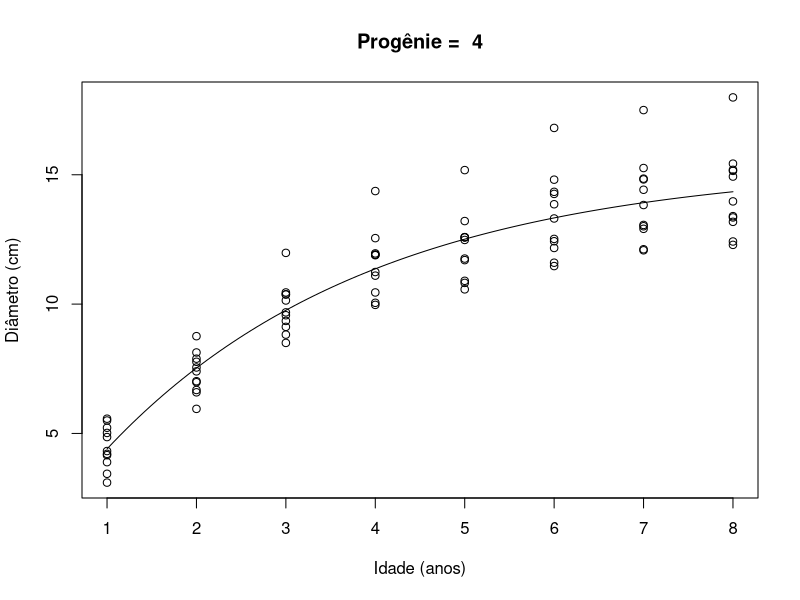
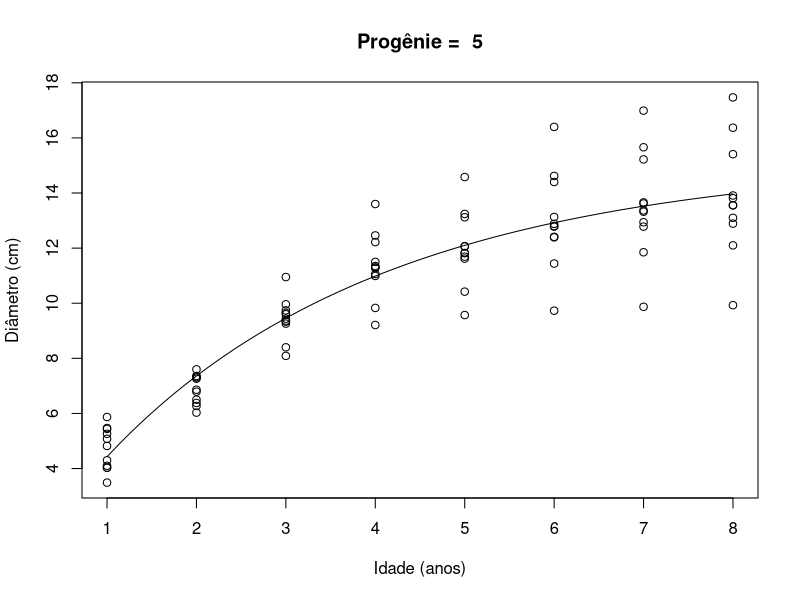
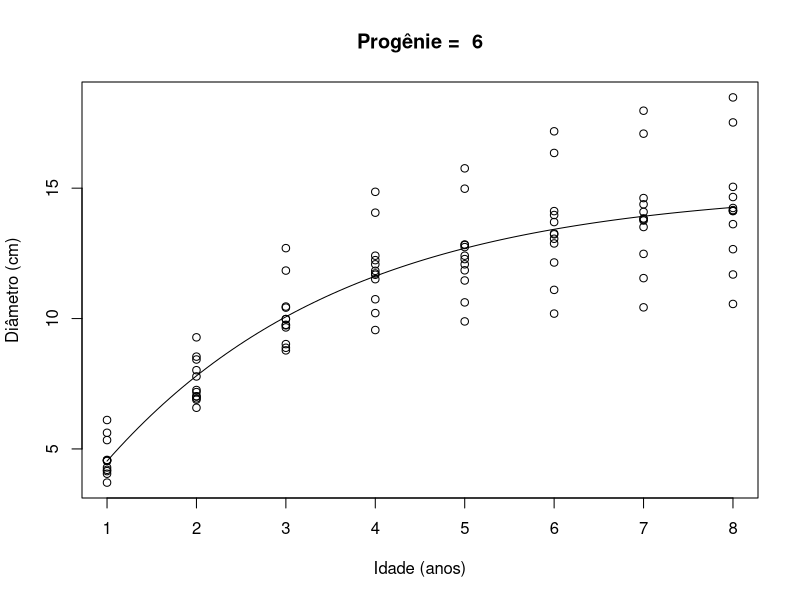
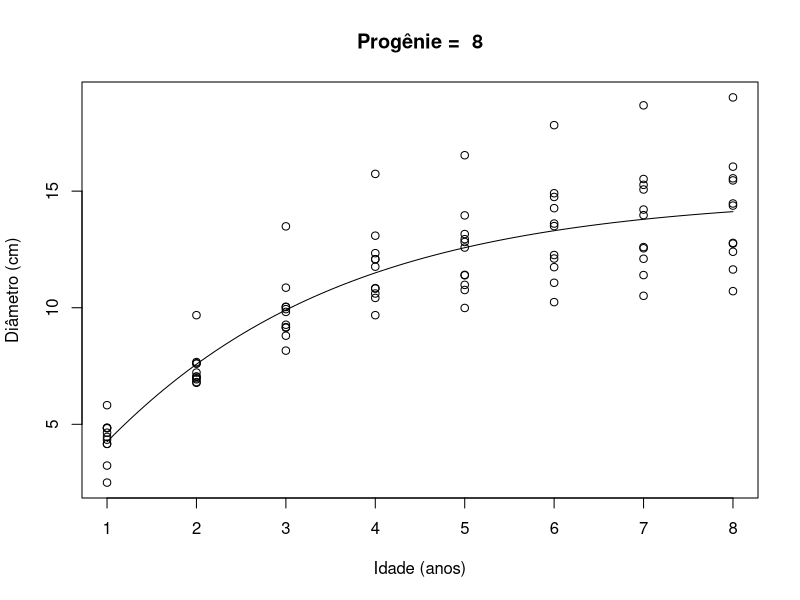
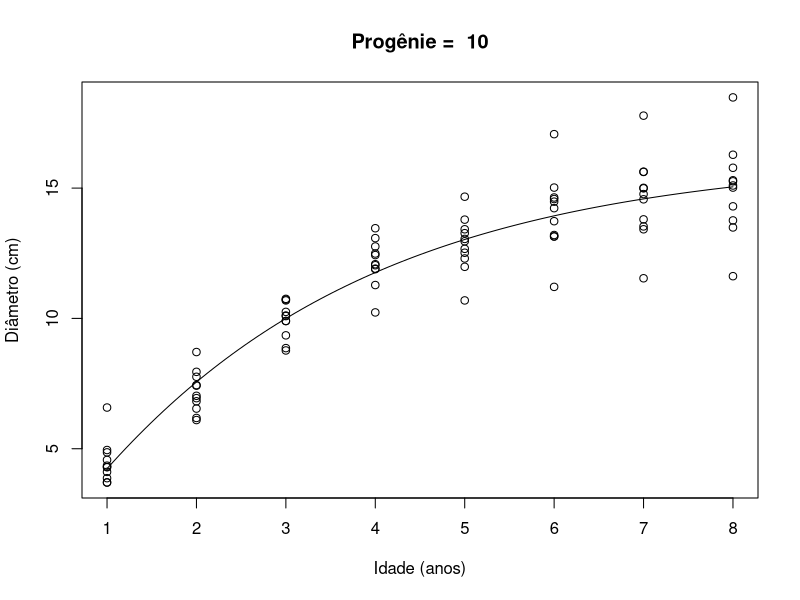
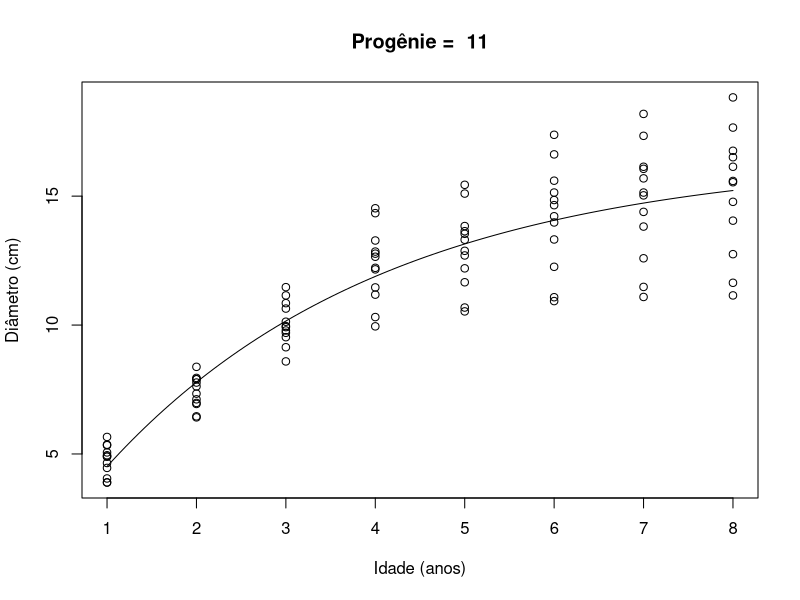
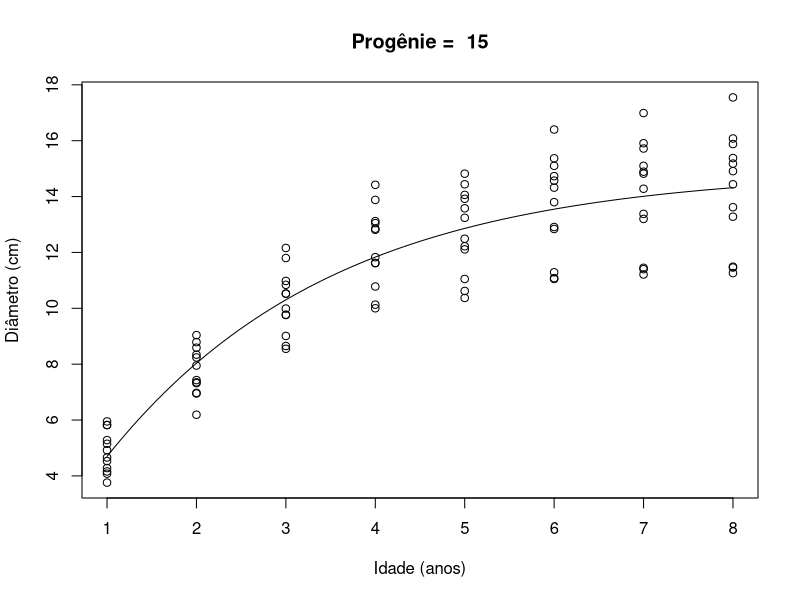
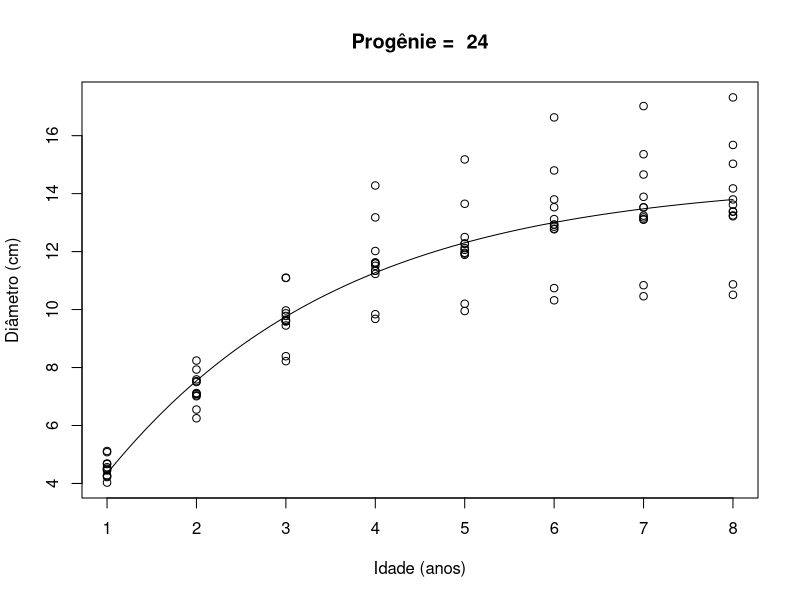

The R script that drew these images, in order:
#--------------------------------------------------------------------------------------------------
# Ajustando um modelo de regressao nao linear
#
# Gorgens, Eric Bastos
# Department of Forest Sciences
# University of Sao Paulo
# Piracicaba, Brazil
# gorgens (at) usp.br
#
#--------------------------------------------------------------------------------------------------

# Vamos combinar o looping FOR com a criação de uma função para ser chamada dentro de outra função.

# Importando os dados
nonlinear = read.csv("NonLinear.csv", sep=",", header=TRUE)
head(nonlinear)

# Cria uma funcao para implementar o modelo de Richards no comando curve()
func2 <- function(x) {
  a<-cfunc[1] ; b<-cfunc[2] ; c<-cfunc[3]
  (a*(1-exp(-b*x))^c)
}

# Definindo lista de progênies que irão participar da análise
clones = levels(as.factor(nonlinear$progenie))
clones  =  as.numeric(clones)


# Ajustando o modelo de Richard por progênie e adiciona a curva ao gráfico de dispersão.

for (i in clones) {
  # cria um subset com os dados da progenie i
  temp = subset(nonlinear, progenie==i)
  
  # Ajusta o modelo de Richards para a progenie i
  chute_a = max(temp$diametro)
  func = nls(diametro~a*(1-exp(-b*idade))^c,data=temp, start=list(a=chute_a, b=0.05, c=1.0))
  
  # Salva os parametros da funcao de Richards
  cfunc = coef(func)
  
  # Cria o grafico de dispersao
  plot(temp$idade, temp$diametro, main = paste("Progênie = ",i), xlab = "Idade (anos)", ylab = "Diâmetro (cm)")
  
  # Adiciona o respectivo modelo de Richard ao grafico de dispersao
  curve(func2, from=1, to=8,add=TRUE)
}
